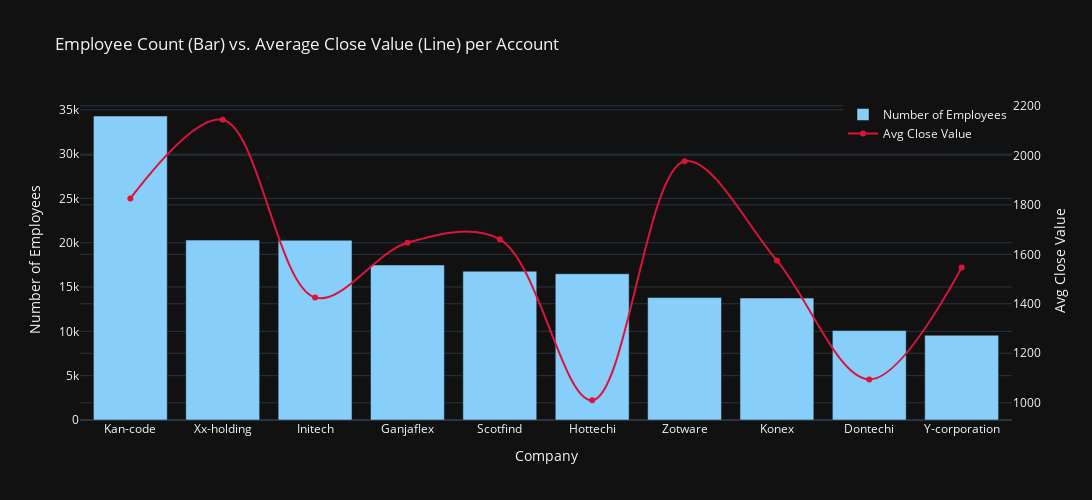

This figure's notebook cell:
### Markdown cell above
### 2. Do larger companies (by employee count) tend to close bigger deals?

### Code cell
# Merged and grouped DataFrame (already created)
df = pd.merge(accounts, sales_pipeline, on='account', how='left')

grouped = df.groupby(['account', 'employees']).agg({
    'close_value': 'mean'
}).reset_index()

grouped = grouped.sort_values(['employees'], ascending=False).head(10)

# Create the figure
fig = go.Figure()

# Add bar trace for employees
fig.add_trace(go.Bar(
    x=grouped['account'],
    y=grouped['employees'],
    name='Number of Employees',
    marker_color='lightskyblue',
    yaxis='y1'
))

# Add line trace for average close_value
fig.add_trace(go.Scatter(
    x=grouped['account'],
    y=grouped['close_value'],
    name='Avg Close Value',
    mode='lines+markers',
    marker=dict(color='crimson'),
    line=dict(shape='spline', color='crimson'),
    yaxis='y2'
))

# Update layout
fig.update_layout(
    title='Employee Count (Bar) vs. Average Close Value (Line) per Account',
    xaxis=dict(title='Company'),
    yaxis=dict(title='Number of Employees', side='left'),
    yaxis2=dict(title='Avg Close Value', overlaying='y', side='right'),
    template='plotly_dark',
    width=1400,
    height=500,
    legend=dict(x=1, y=1, xanchor='right', yanchor='top'),
)

fig.show()

### Figure 1 — Plotly figure (JSON) as saved in the notebook; plotly's stock layout.template omitted (floating-point values rounded to 4 significant figures)
{"data": [{"marker": {"color": "lightskyblue"}, "name": "Number of Employees", "type": "bar", "x": ["Kan-code", "Xx-holding", "Initech", "Ganjaflex", "Scotfind", "Hottechi", "Zotware", "Konex", "Dontechi", "Y-corporation"], "y": [34288, 20293, 20275, 17479, 16780, 16499, 13809, 13756, 10083, 9561], "yaxis": "y"}, {"line": {"color": "crimson", "shape": "spline"}, "marker": {"color": "crimson"}, "mode": "lines+markers", "name": "Avg Close Value", "type": "scatter", "x": ["Kan-code", "Xx-holding", "Initech", "Ganjaflex", "Scotfind", "Hottechi", "Zotware", "Konex", "Dontechi", "Y-corporation"], "y": [1826.0, 2144.0, 1425.0, 1647.0, 1660.0, 1010.0, 1976.0, 1575.0, 1094.0, 1546.0], "yaxis": "y2"}], "layout": {"height": 500, "legend": {"x": 1, "xanchor": "right", "y": 1, "yanchor": "top"}, "title": {"text": "Employee Count (Bar) vs. Average Close Value (Line) per Account"}, "width": 1400, "xaxis": {"title": {"text": "Company"}}, "yaxis": {"side": "left", "title": {"text": "Number of Employees"}}, "yaxis2": {"overlaying": "y", "side": "right", "title": {"text": "Avg Close Value"}}}}
